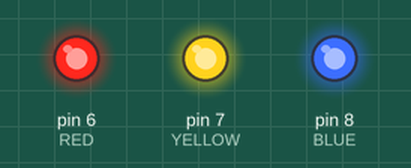
This sketch was run on a simulated Arduino Uno, built with avr-gcc and run on an emulated ATmega328P. Shown: output pins drawn as LEDs (lit = HIGH).

Above: at 0.22 s.
At 2.68 s:
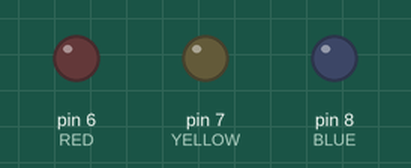
Timing chart, 0 to 3.0 s (numbered marks = the images above):
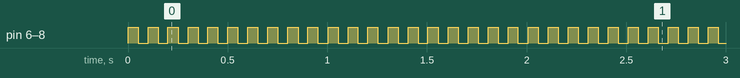

The sketch:

5_TaskPriorities.ino
```cpp
#include <Arduino_FreeRTOS.h>

#define RED     6
#define BLUE    8
#define YELLOW  7

typedef int TaskProfiler;

TaskProfiler RedLEDProfiler;
TaskProfiler YellowLEDProfiler;
TaskProfiler BlueLEDProfiler;

TaskHandle_t red_Handle, blue_Handle, yellow_Handle;

void setup()
{
  xTaskCreate(redLedControllerTask,"RED LED Task",100,NULL,3,&red_Handle);
  xTaskCreate(blueLedControllerTask,"BLUE LED Task", 100, NULL,3,&blue_Handle);
  xTaskCreate(yellowLedControllerTask,"YELLOW LED Task", 100, NULL,3,&yellow_Handle);
}


void redLedControllerTask(void *pvParameters)
{
  pinMode(RED,OUTPUT);
  while(1)
  {
   digitalWrite(RED,digitalRead(RED)^1);
   delay(50);
  }
}

void blueLedControllerTask(void *pvParameters)
{
  pinMode(BLUE,OUTPUT);
  while(1)
  {
   digitalWrite(BLUE,digitalRead(BLUE)^1);
   delay(50);
  }
}

void yellowLedControllerTask(void *pvParameters)
{
  pinMode(YELLOW,OUTPUT);
  while(1)
  {
    digitalWrite(YELLOW,digitalRead(YELLOW)^1);
    delay(50);
    vTaskPrioritySet(red_Handle,2);
  }
}

void loop(){}
```

Measured:
- by itself, pin 6 (RED), pin 7 (YELLOW), pin 8 (BLUE): alternates HIGH for 0.05 s and LOW for 0.05 s
